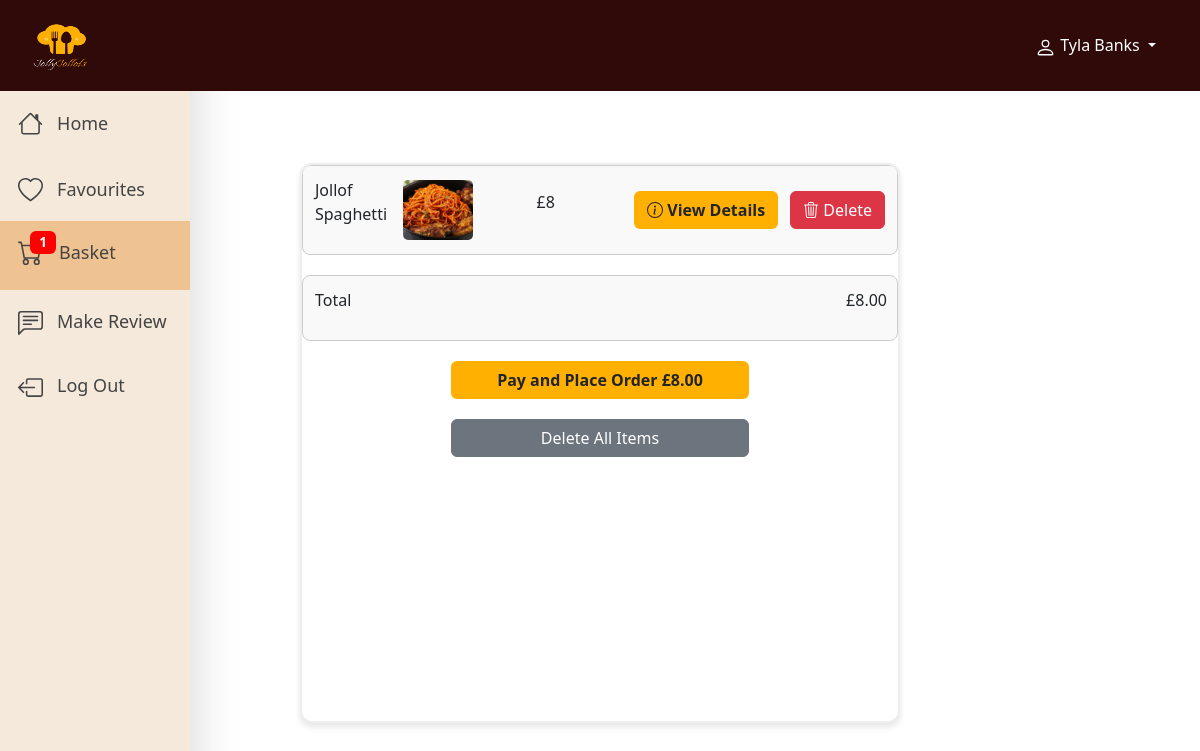
Before: /users/customer-basket (signed in) with the older database file.
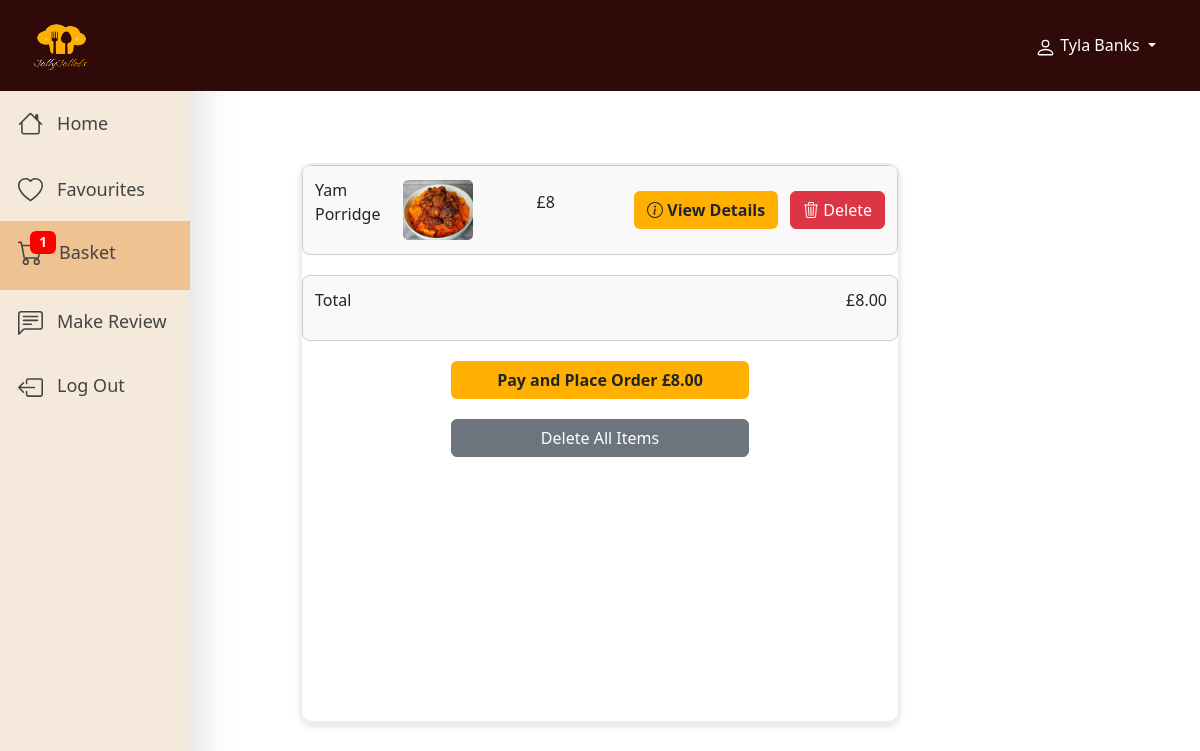
After: the same page with the newer database file.
### users/models.py (models this page shows, shortened)
class Customer(models.Model):
    customerId = models.CharField(max_length=10, unique=True, blank=True, primary_key=True)
    first_name = models.CharField(max_length=50)
    last_name = models.CharField(max_length=50)
    email = models.CharField(max_length=50)
    password = models.CharField(max_length=128)

### restaurant/models.py (models this page shows, shortened)
class OrderItem(models.Model):
    basket = models.ForeignKey(Basket,  on_delete=models.SET_NULL, null=True, blank=True)
    food_item = models.ForeignKey(Food, null=True, blank=True, on_delete=models.SET_NULL)
    drink_item = models.ForeignKey(Drink, null=True, blank=True, on_delete=models.SET_NULL)
    price = models.CharField(max_length=10)
    spice_level = models.CharField(max_length=50, choices=[('Not Spicy', 'Not Spicy'), ('Spicy', 'Spicy'), ('Very Spicy', 'Very Spicy')],
            null=True, blank=True)
    soup_choice = models.CharField(max_length=50, choices=[('Egusi', 'Egusi'), ('Ogbono', 'Ogbono'), ('Abula', 'Abula')],
            null=True, blank=True)
    food_sauce = models.CharField(max_length=50, choices=[('Ketchup', 'Ketchup'), ('Mayo', 'Mayo'), ('Sweet Chilli', 'Sweet Chilli')],
            null=True, blank=True)
    protein = models.CharField(max_length=50, choices=[('Chicken', 'Chicken'), ('Beef', 'Beef'), ('Fish', 'Fish')],
            null=True, blank=True)
    desert_sauce = models.CharField(max_length=50, choices=[('Toffee', 'Toffee'), ('Caramel', 'Caramel'), ('Strawberry', 'Strawberry')],
            null=True, blank=True)
    drink_size = models.CharField(max_length=50, choices=[('Small', 'Small'), ('Medium', 'Medium'), ('Large', 'Large')],
            null=True, blank=True)
    has_ice = models.BooleanField(default=False)
    notes = models.CharField(max_length=100, null=True, blank=True)

class Food(models.Model):
    FOOD_CATEGORIES = [
        ('Main Meal', 'Main Meal'),
        ('Fast Food', 'Fast Food'),
        ('Sides', 'Sides'),
        ('Deserts', 'Deserts')
    ]
    foodId = models.AutoField(primary_key=True)
    food_name = models.CharField(max_length=50)
    ingredients = models.CharField(max_length=255, blank=True)
    category = models.CharField(max_length=50, choices=FOOD_CATEGORIES ,default='Main Meal')
    duration = models.CharField(max_length=10)
    price = models.CharField(max_length=10)
    allergen = models.CharField(max_length=50, blank=True, null=True)
    image = models.ImageField(upload_to='food_images/', blank=True, null=True)
    calories = models.CharField(max_length=10, null=True, blank=True)
    fav_status = models.CharField(max_length=50, blank=True, null=True)

### users/views/customer_views.py (the view)
# urls.py: path('customer-basket', customer_views.displayCustomerBasket, name="customer-basket"),
def displayCustomerBasket(request):
    customer_email = request.session.get("customer_email")
    session_id = request.session.session_key
    if customer_email:
        customer = get_object_or_404(Customer, email=customer_email)
        basket, created = Basket.objects.get_or_create(user=customer)
    else:
        basket, created = Basket.objects.get_or_create(session_id=session_id)
    order_items = OrderItem.objects.filter(basket=basket)
    order_item_count = order_items.count()
    total_price = sum(float(item.price.replace('£', '').strip()) for item in order_items)
    total_price = round(total_price, 2)
    formatted_price = "{:.2f}".format(total_price)
    tables = Table.objects.all()
    context = {
        'basket': basket,
        'order_items': order_items,
        'total_price': formatted_price,
        'order_item_count': order_item_count,
        'tables': tables,
        'media_url': settings.MEDIA_URL,  # Pass MEDIA_URL to the template,
        'customer': customer
    }
    return render(request, "customers/loggedIn-basket.html", context)

### users/templates/customers/loggedIn-basket.html (shortened to what this page needs)
{% extends 'layout.html' %}
    {% block content %}
        <div id="navbar-menuItems">
            <nav style="background-color:#300909" class="navbar navbar-expand-lg">
                <div class="container-fluid">
                    <a class="navbar-brand" href="#">
                        <img src="{{ media_url }}RestaurantLogoDesign-FYP.png" alt="Card Image">
                    </a>
                    <div id="customer-name-dropdown" class="dropdown" style="float:right; margin-right: 2rem;">
                        <a style="color:white;" class="nav-link dropdown-toggle" href="#" role="button" data-bs-toggle="dropdown" aria-expanded="false">
                        {{ customer.first_name }} {{ customer.last_name }}
                        </a>
                    </div>
                </div>
            </nav>
        </div>
        <div class="Cus-sidebar shadow-lg">
            <a onclick="window.location.href='{% url 'customer-loggedIn-home' %}'">
                <span>
                </span> &nbsp; Home
            </a>
            <div class="sidebar-btn" style="border">
                <a onclick="window.location.href='{% url 'customer-favourites' %}'">
                    <span>
                    </span> &nbsp; Favourites
                </a>
            </div>
            <a id="BasketBtn" class="basket-button">
                <span class="icon-container">
                    {% if order_item_count != 0 %}
                        <span class="badge">{{ order_item_count }}</span>
                    {% endif %}<span class="ms-3">Basket</span>
                </span>
            </a>
            <a onclick="window.location.href='{% url 'customer-loggedIn-rating' %}'">
                <span>
                </span> &nbsp; Make Review
            </a>
            <a onclick="logOutConfirmation()">
                <span>
                </span> &nbsp; Log Out
            </a>
        </div>
        <br><br><br>
        <div class="basket-container">
            {% if order_items %}
                {% for item in order_items %}
                    {% if item.food_item %}
                        <div class="basket-item">
                            <div class="item-name">
                                <p>{{ item.food_item.food_name }}</p>
                            </div>
                            <div class="item-image">
                                <img style="width:70px; border-radius:5px; height:60px;" src="{{ item.food_item.image.url }}" alt="{{ item.food_item.food_name }}" />
                            </div>
                            <div class="item-price">
                                <p>{{ item.price }}</p>
                            </div>
                            <div class="view-basket-btn">
                                <button id="desktop-view-item-btn" onclick="openOrderItemModal({{ item.id }});" class="btn" style="font-weight:bold; background-color: #FFB000; width:100%;" onmouseover="this.style.backgroundColor='#CC8A00';"
                                onmouseout="this.style.backgroundColor='#FFB000';">
                                     View Details
                                </button>
                            </div>
                            <div class="delete-basket-btn">
                                <button id="desktop-view-delete-btn" style="float:right;" onclick="deleteBasketItem({{ item.id }});" type="button" class="btn btn-danger ms-2">
                                    Delete
                                </button>
                            </div>
                        </div>
                    {% endif %}
                {% endfor %}
                {% if total_price %}
                    <div class="basket-item">
                        <div class="item-name">
                            <p>Total</p>
                        </div>
                        <div class="total-item-price">
                            <p>£{{ total_price }}</p>
                        </div>
                    </div>
                {% endif %}
                <button onclick="openPaymentDetails();" class="btn submit-button" style="width:50%;
                background-color:#FFB000; font-weight:bold; margin:0 auto;" onmouseover="this.style.backgroundColor='#CC8A00';"
                onmouseout="this.style.backgroundColor='#FFB000';">
                    Pay and Place Order £{{ total_price }}
                </button>
                <button type="button" onclick="deleteAllBasketItems()" style="margin:0 auto; width:50%;" class="btn btn-secondary">Delete All Items </button>
                <br>
            {% endif %}
        </div>
    {% endblock %}

### templates/layout.html (shortened to what this page needs)
<!DOCTYPE html>
{% load static %}
<html lang="en">
<head>
    <link rel="stylesheet" href="{% static 'css/style.css' %}">
    <link href="https://cdn.jsdelivr.net/npm/bootstrap@5.3.3/dist/css/bootstrap.min.css" rel="stylesheet">
    <link rel="stylesheet" href="https://cdn.jsdelivr.net/npm/sweetalert2@11/dist/sweetalert2.min.css">
    <link href="https://cdnjs.cloudflare.com/ajax/libs/font-awesome/5.15.4/css/all.min.css" rel="stylesheet">
</head>
<body>
    {% block content %}{% endblock %}
</body>

### static/css/style.css (style rules this page uses)
* { margin: 0; padding: 0; box-sizing: border-box; }
body { min-height: 100vh; background-color: rgb(252, 252, 252); font-size: 1rem; display: flex; flex-flow: column; font-family: 'Roboto', Arial, sans-serif; }
.navbar-brand img { height: 65px; width: 130%; }
nav { top: 0; width: 100%; z-index: 1001; position: fixed; }
#navbar-menuItems { position: sticky; top: 0; width: 100%; z-index: 1001; }
.Cus-sidebar { height: 100%; width: 190px; position: fixed; top: 0; left: 0; background-color: #F5E9DC; padding-top: 92px; color: #444444; z-index: 1000; }
.Cus-sidebar a { display: block; padding: 18px; text-decoration: none; font-size: 18px; color:#444444 !important; }
.Cus-sidebar a.active { background-color: #efc292; color: #444444; }
.basket-container { width: 50vw; height:70vh; display:flex; margin: 0 auto; background: #ffffff; border: 2px solid #eeeeee; border-radius: 12px; box-shadow: 0 4px 6px rgba(0, 0, 0, 0.1); flex-direction: column; gap: 20px; overflow-y:auto; }
.basket-item { display: flex; align-items: center; justify-content: space-between; padding: 10px; border: 1px solid #ccc; border-radius: 8px; background-color: #f9f9f9; cursor:pointer; }
.basket-item .item-name, .basket-item .item-image, .basket-item .item-price { flex: 1; padding: 2px; display: flex; align-items: center; }
.basket-item .delete-basket-btn, .view-basket-btn { padding: 2px; }
.basket-item .item-image { flex: 0 0 auto; margin-right: 60px; }
.basket-item .item-price { margin-right:10px; }
.basket-item img { width: 60px; height: 50px; object-fit: cover; }
.total-item-price, .delete-basket-btn { text-align: right; }
.basket-button { position: relative; display: inline-block; }
.icon-container { position: relative; display: inline-flex; align-items: center; }
.badge { position: absolute; top: -8px; right: 60px; background-color: red; color: white; border-radius: 50%; padding: 3px 6px; font-size: 12px; font-weight: bold; line-height: 1; min-width: 20px; text-align: center; }

Changed rows visible on the page:
removed OrderItem: food_item.food_name "Jollof Spaghetti", food_item.image (picture), price "£8"
added OrderItem: food_item.food_name "Yam Porridge", food_item.image (picture), price "£8"
